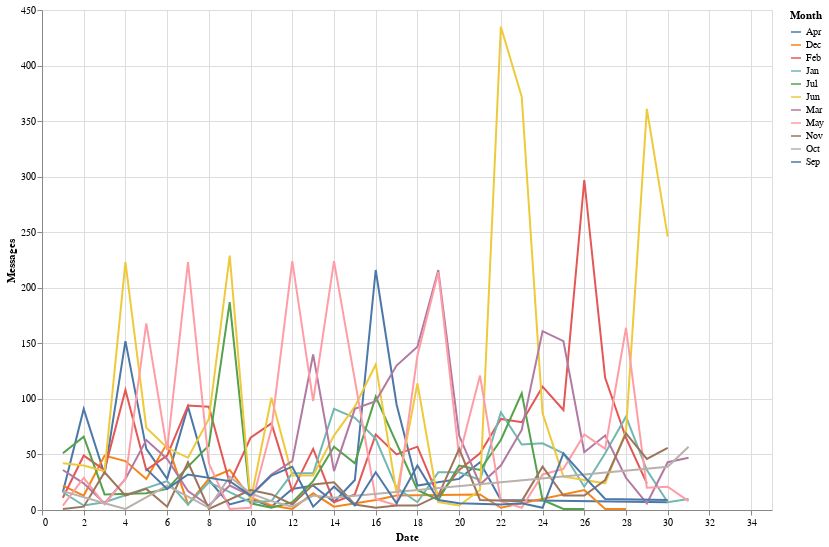

Notebook code cell kept with this figure:
### Code cell
# Creating a new data frame which has message count per day 

df1=pd.DataFrame(data1["Messages"].groupby([data1.Month,data1.Date.dt.day]).count())

# Resting index
df1.reset_index(inplace=True)

# Binding Values for our dropdown 
input_dropdown1 = alt.binding_select(options=list(set(df1.Month.unique())))

#selection 
selected_points1 = alt.selection_single(fields=['Month'], bind=input_dropdown1, name='Select')

# color  
color = alt.condition(selected_points1,alt.Color('Month:N'),alt.value('transparent'))

# define Chart
alt.Chart(df1, width=730, height=500).mark_line().encode(
x='Date:Q',
y='Messages',
color=color,
tooltip='Month:Q'
).add_selection(selected_points1)

### Figure 1 — Vega-Lite specification as saved in the notebook (floating-point values rounded to 4 significant figures; data arrays with more than 128 entries replaced by an {"elided": "..."} marker saying what was removed)
{"config": {"view": {"continuousWidth": 400, "continuousHeight": 300}}, "data": {"name": "data-5221e94dc8f9464736d12f58bc86caa8"}, "mark": "line", "encoding": {"color": {"condition": {"type": "nominal", "field": "Month", "selection": "Select"}, "value": "transparent"}, "tooltip": {"type": "quantitative", "field": "Month"}, "x": {"type": "quantitative", "field": "Date"}, "y": {"type": "quantitative", "field": "Messages"}}, "height": 500, "selection": {"Select": {"type": "single", "fields": ["Month"], "bind": {"input": "select", "options": ["Feb", "Apr", "Oct", "Sep", "Jun", "Jan", "Jul", "May", "Dec", "Mar", "Nov"]}}}, "width": 730, "$schema": "https://vega.github.io/schema/vega-lite/v4.8.1.json", "datasets": {"data-5221e94dc8f9464736d12f58bc86caa8": {"elided": "279 records"}}}
